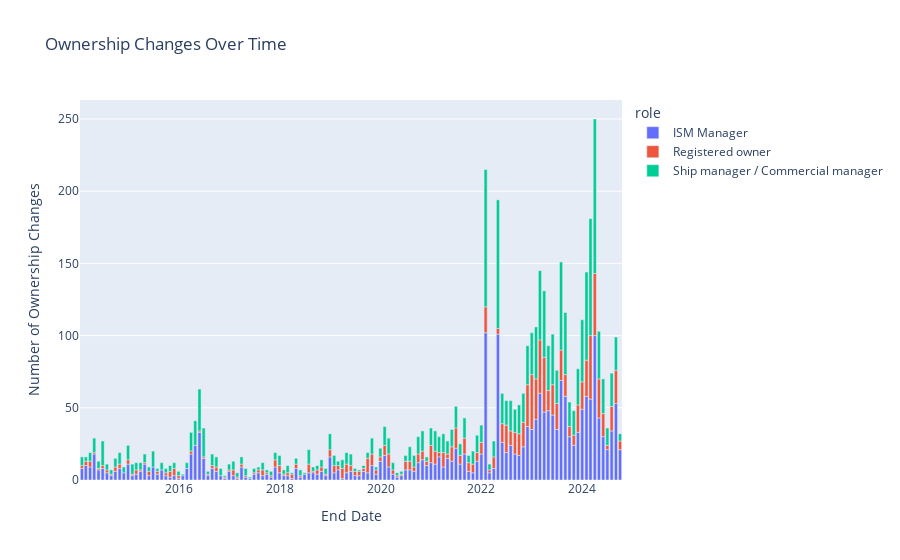

Here is the notebook cell this chart was saved with:
### Code cell
# When did ownership change?

px.bar(companies.groupby([pd.Grouper(key='end_date', freq='ME'), 'role'])\
                .agg(count=('role', 'count'))\
                .reset_index()\
                .set_index('end_date', drop=True).query('index > "01-01-2014"'),
       color='role',
       title='Ownership Changes Over Time',
       labels={'end_date':'End Date',
               'value': 'Number of Ownership Changes'})

### Figure 1 — Plotly figure (JSON) as saved in the notebook; plotly's stock layout.template omitted (floating-point values rounded to 4 significant figures; data arrays with more than 128 entries replaced by an {"elided": "..."} marker saying what was removed)
{"data": [{"alignmentgroup": "True", "hovertemplate": "role=ISM Manager<br>End Date=%{x}<br>Number of Ownership Changes=%{y}<extra></extra>", "legendgroup": "ISM Manager", "marker": {"color": "#636efa", "pattern": {"shape": ""}}, "name": "ISM Manager", "offsetgroup": "ISM Manager", "orientation": "v", "showlegend": true, "textposition": "auto", "type": "bar", "x": {"elided": "129 str values"}, "xaxis": "x", "y": {"elided": "129 int values"}, "yaxis": "y"}, {"alignmentgroup": "True", "hovertemplate": "role=Registered owner<br>End Date=%{x}<br>Number of Ownership Changes=%{y}<extra></extra>", "legendgroup": "Registered owner", "marker": {"color": "#EF553B", "pattern": {"shape": ""}}, "name": "Registered owner", "offsetgroup": "Registered owner", "orientation": "v", "showlegend": true, "textposition": "auto", "type": "bar", "x": ["2014-01-31T00:00:00", "2014-02-28T00:00:00", "2014-03-31T00:00:00", "2014-04-30T00:00:00", "2014-05-31T00:00:00", "2014-06-30T00:00:00", "2014-07-31T00:00:00", "2014-08-31T00:00:00", "2014-09-30T00:00:00", "2014-10-31T00:00:00", "2014-12-31T00:00:00", "2015-01-31T00:00:00", "2015-02-28T00:00:00", "2015-03-31T00:00:00", "2015-04-30T00:00:00", "2015-05-31T00:00:00", "2015-07-31T00:00:00", "2015-09-30T00:00:00", "2015-10-31T00:00:00", "2015-11-30T00:00:00", "2015-12-31T00:00:00", "2016-03-31T00:00:00", "2016-05-31T00:00:00", "2016-06-30T00:00:00", "2016-07-31T00:00:00", "2016-08-31T00:00:00", "2016-09-30T00:00:00", "2016-11-30T00:00:00", "2016-12-31T00:00:00", "2017-01-31T00:00:00", "2017-02-28T00:00:00", "2017-03-31T00:00:00", "2017-04-30T00:00:00", "2017-06-30T00:00:00", "2017-07-31T00:00:00", "2017-08-31T00:00:00", "2017-09-30T00:00:00", "2017-10-31T00:00:00", "2017-11-30T00:00:00", "2017-12-31T00:00:00", "2018-01-31T00:00:00", "2018-02-28T00:00:00", "2018-03-31T00:00:00", "2018-04-30T00:00:00", "2018-05-31T00:00:00", "2018-07-31T00:00:00", "2018-08-31T00:00:00", "2018-09-30T00:00:00", "2018-10-31T00:00:00", "2018-11-30T00:00:00", "2018-12-31T00:00:00", "2019-01-31T00:00:00", "2019-02-28T00:00:00", "2019-03-31T00:00:00", "2019-04-30T00:00:00", "2019-05-31T00:00:00", "2019-06-30T00:00:00", "2019-07-31T00:00:00", "2019-08-31T00:00:00", "2019-09-30T00:00:00", "2019-10-31T00:00:00", "2019-11-30T00:00:00", "2019-12-31T00:00:00", "2020-01-31T00:00:00", "2020-02-29T00:00:00", "2020-03-31T00:00:00", "2020-04-30T00:00:00", "2020-05-31T00:00:00", "2020-06-30T00:00:00", "2020-07-31T00:00:00", "2020-08-31T00:00:00", "2020-09-30T00:00:00", "2020-10-31T00:00:00", "2020-11-30T00:00:00", "2020-12-31T00:00:00", "2021-01-31T00:00:00", "2021-02-28T00:00:00", "2021-03-31T00:00:00", "2021-04-30T00:00:00", "2021-05-31T00:00:00", "2021-06-30T00:00:00", "2021-07-31T00:00:00", "2021-08-31T00:00:00", "2021-09-30T00:00:00", "2021-10-31T00:00:00", "2021-11-30T00:00:00", "2021-12-31T00:00:00", "2022-01-31T00:00:00", "2022-02-28T00:00:00", "2022-03-31T00:00:00", "2022-04-30T00:00:00", "2022-05-31T00:00:00", "2022-06-30T00:00:00", "2022-07-31T00:00:00", "2022-08-31T00:00:00", "2022-09-30T00:00:00", "2022-10-31T00:00:00", "2022-11-30T00:00:00", "2022-12-31T00:00:00", "2023-01-31T00:00:00", "2023-02-28T00:00:00", "2023-03-31T00:00:00", "2023-04-30T00:00:00", "2023-05-31T00:00:00", "2023-06-30T00:00:00", "2023-07-31T00:00:00", "2023-08-31T00:00:00", "2023-09-30T00:00:00", "2023-10-31T00:00:00", "2023-11-30T00:00:00", "2023-12-31T00:00:00", "2024-01-31T00:00:00", "2024-02-29T00:00:00", "2024-03-31T00:00:00", "2024-04-30T00:00:00", "2024-05-31T00:00:00", "2024-06-30T00:00:00", "2024-07-31T00:00:00", "2024-08-31T00:00:00", "2024-09-30T00:00:00"], "xaxis": "x", "y": [2, 3, 4, 1, 1, 2, 2, 1, 3, 3, 3, 1, 3, 1, 1, 3, 2, 2, 4, 5, 2, 2, 1, 1, 1, 2, 3, 1, 1, 4, 1, 2, 1, 1, 2, 4, 1, 1, 5, 5, 1, 2, 3, 3, 1, 6, 1, 3, 3, 1, 5, 5, 3, 7, 6, 4, 3, 3, 2, 10, 8, 3, 3, 7, 9, 3, 1, 1, 6, 6, 3, 6, 6, 3, 12, 9, 3, 10, 3, 10, 14, 6, 11, 6, 6, 6, 8, 18, 2, 8, 4, 13, 19, 10, 15, 15, 17, 29, 38, 28, 37, 38, 14, 21, 18, 21, 15, 7, 7, 19, 19, 25, 44, 43, 27, 16, 3, 17, 23, 6], "yaxis": "y"}, {"alignmentgroup": "True", "hovertemplate": "role=Ship manager / Commercial manager<br>End Date=%{x}<br>Number of Ownership Changes=%{y}<extra></extra>", "legendgroup": "Ship manager / Commercial manager", "marker": {"color": "#00cc96", "pattern": {"shape": ""}}, "name": "Ship manager / Commercial manager", "offsetgroup": "Ship manager / Commercial manager", "orientation": "v", "showlegend": true, "textposition": "auto", "type": "bar", "x": {"elided": "129 str values"}, "xaxis": "x", "y": {"elided": "129 int values"}, "yaxis": "y"}], "layout": {"barmode": "relative", "legend": {"title": {"text": "role"}, "tracegroupgap": 0}, "title": {"text": "Ownership Changes Over Time"}, "xaxis": {"anchor": "y", "domain": [0, 1], "title": {"text": "End Date"}}, "yaxis": {"anchor": "x", "domain": [0, 1], "title": {"text": "Number of Ownership Changes"}}}}
